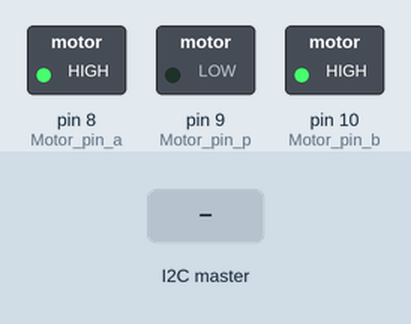
A sketch run on a simulated Arduino Uno, built with avr-gcc and run on an emulated ATmega328P. Shown: switched loads named in the sketch (green lamp = pin HIGH). The test bench sets the inputs (shaded band).

Above: at 2.2 s.
2.3 s: the I2C master sends the byte 1
At 3.1 s:
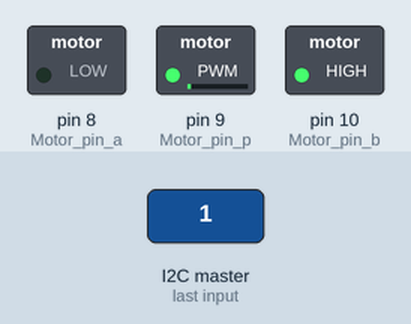
3.8 s: the I2C master sends the byte 90
At 4.2 s:
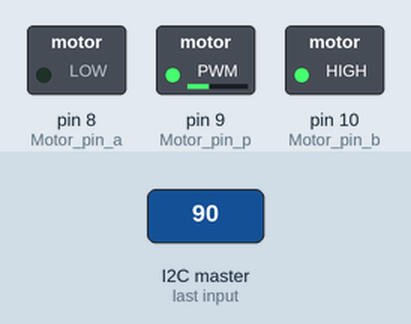
5.3 s: the I2C master sends the byte 200
At 6.6 s:
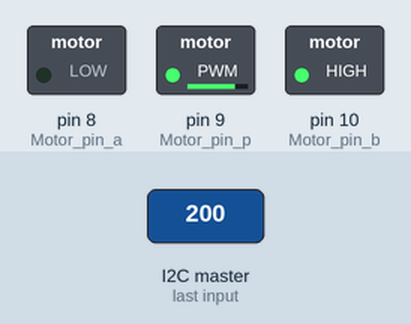
Timing chart, 0 to 8.3 s (numbered marks = the images above; inputs shaded):
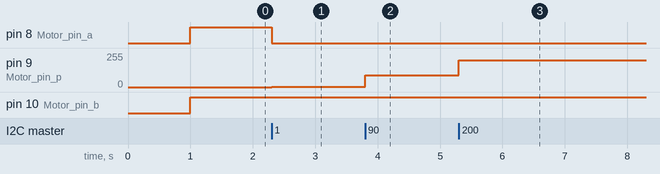

The sketch:

syoukou_Motor.ino
```cpp
#include<Wire.h>
#include"LoopCyclecontroller.h"
#include"subMaster.h"

LoopCycleController loopCtrl(1000);

byte Motor_power;
byte Motor_muki;

const int Motor_pin_a = 8;
const int Motor_pin_b = 10;
const int Motor_pin_p = 9;

int Motor_OUTPUT;

void setup() {
  // put your setup code here, to run once:
  delay(1000);
  Wire.begin(5);
  Wire.onReceive(receiveEvent);
}

void loop() {
  // put your main code here, to run repeatedly:
  cal(Motor_power, Motor_muki);
  Motor_OUTPUT = Motor_power_Send();
  OutPut_Motor(Motor_pin_a, Motor_pin_b, Motor_pin_p, Motor_OUTPUT);
  loopCtrl.Update();
}

void receiveEvent() {
  while (Wire.available()) {
    Motor_power = Wire.read();
    Motor_muki = Wire.read();
  }
}
```

LoopCycleController.h
```cpp
/**
        @file   LoopCycleController.h
        @brief  ループ周期を一定にする
        @author 谷川　豊章
        @date   2016/8/11
*/


#ifndef DEF_LoopCycleController_H
#define DEF_LoopCycleController_H

#include <arduino.h>

/**     LoopCycleControllerクラス
        ループ周期をコントロールするクラス
*/
class LoopCycleController {
    const unsigned long CYCLE_US;   ///< 周期(unit:us)
    unsigned long       lastTime;   ///< 前回のループ開始時間(unit:us)

    bool    isError;    ///< 指定された周期を超過しているときtrue

  public:

    /**     コンストラクタ
            @param  cycle_us    [in]目標のループ周期
    */
    LoopCycleController(unsigned long cycle_us) : CYCLE_US(cycle_us), lastTime(0), isError(false)
    { }

    /**     更新
            ループ周期が一定になるように待つ
    */
    void Update() {
      if ( micros() - lastTime > CYCLE_US ) { //指定されたループ周期より処理に時間がかかっている

        if (lastTime != 0) { //初回のループでなければエラーフラグを立てる
          isError = true;
        }
        lastTime = micros();

      } else {

        //一定周期になるように待つ
        isError = false;
        while ( micros() - lastTime < CYCLE_US );
        lastTime += CYCLE_US;

      }
    }

    /**     ループ周期の読み出し
            @return ループ周期
    */
    unsigned long Cycle_us() {
      return CYCLE_US;
    }

    /**     エラー検出
            @retval false   ループ周期は一定
            @retval true    ループ周期は一定でない
    */
    bool IsError() {
      return isError;
    }
};

#endif

extern LoopCycleController loopCtrl;
```

MovingAverage.h
```cpp
/**
        @file   MovingAverage.h
        @brief  移動平均クラス
        @auther 谷川　豊章
        @date   2016/9/15
*/


#ifndef DEF_MovingAverage_H
#define DEF_MovingAverage_H

#include <arduino.h>

/**     移動平均クラス
*/
class MovingAverage {

    int* data;      ///< 平均を取るデータ
    int dataSize;   ///< 平均を取るデータのサイズ

    int writeIndex; ///< 次の値のdataへの書き込み場所

    long sum;       ///dataに保存されているデータの合計値

  public:

    /**     コンストラクタ
            @param  dataSize    [in]移動平均するデータの個数
    */
    MovingAverage(int dataSize) : dataSize( max(dataSize, 1) ), writeIndex(0), sum(0)
    {
      data = new int[dataSize];
      for (int i = 0; i < dataSize; i++) {
        data[i] = 0;
      }
    }

    /**     ディストラクタ
    */
    ~MovingAverage() {
      delete[] data;
    }

    /**     値の更新
            @param  value   [in]移動平均するデータ
    */
    void Update(int value) {
      sum -= data[writeIndex];    //取り除くデータの値分だけ合計から取り除く
      data[writeIndex++] = value; //データを更新する
      sum += value;               //合計値に更新した値を追加する

      if (writeIndex >= dataSize)
        writeIndex = 0;
    }

    /**     平均値の取得
            @return     平均値
    */
    double GetValue() {
      return double(sum) / double(dataSize);
    }
};


#endif
```

OUTPUT.cpp
```cpp
#include<arduino.h>
void OutPut_Motor(int a, int b, int p, int Motor_power_OutPut) {
  pinMode(a, OUTPUT);
  pinMode(b, OUTPUT);
  pinMode(p, OUTPUT);

  if (Motor_power_OutPut == 0) {
    digitalWrite(a, HIGH);
    digitalWrite(b, HIGH);
    analogWrite(p, 0);
  }
  if (Motor_power_OutPut > 0) {
    digitalWrite(a, HIGH);
    digitalWrite(b, LOW);
    analogWrite(p, Motor_power_OutPut);
  }
  if (Motor_power_OutPut < 0) {
    digitalWrite(a, LOW);
    digitalWrite(b, HIGH);
    analogWrite(p, abs(Motor_power_OutPut));
  }

}
```

cal.cpp
```cpp
#include<arduino.h>
#include"MovingAverage.h"
MovingAverage average(100);
int Motor_Speed;

void cal(byte Motor_power_cal, byte Motor_muki_cal) {
  if (Motor_muki_cal == 0) {
    Motor_Speed = Motor_power_cal;
  } else {
    Motor_Speed = Motor_power_cal * -1;
  }
}

int Motor_power_Send() {
  return Motor_Speed;
}
```

subMaster.h
```cpp
#pragma once
void OutPut_Motor(int a, int b, int p, int Motor_power_OutPut);
void cal(byte Motor_power_cal, byte Motor_muki_cal);
int Motor_power_Send();
```

Measured:
- after the input at 2.3 s, pin 8 (Motor_pin_a): HIGH → LOW at once; pin 9 (Motor_pin_p): 0/255 → 1/255 at once
- after the input at 3.8 s, pin 9 (Motor_pin_p): 1/255 → 90/255 at once
- after the input at 5.3 s, pin 9 (Motor_pin_p): 90/255 → 200/255 at once
